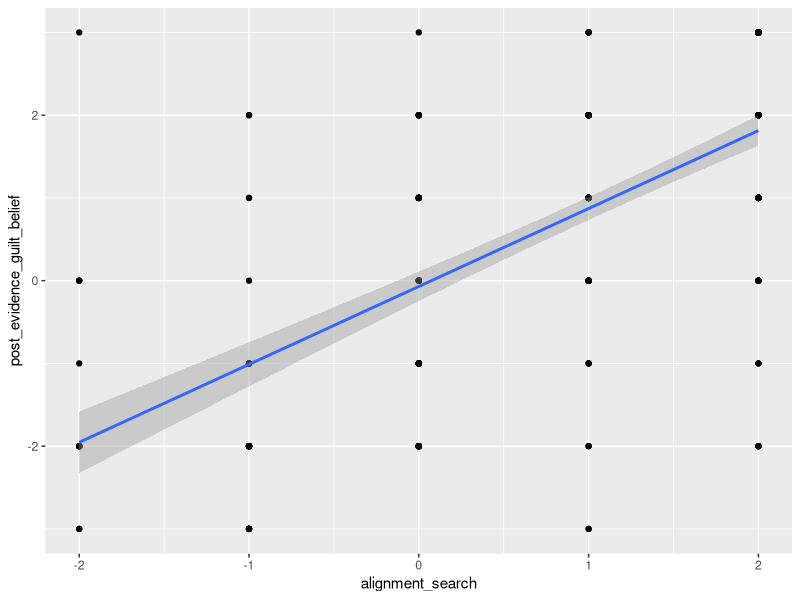
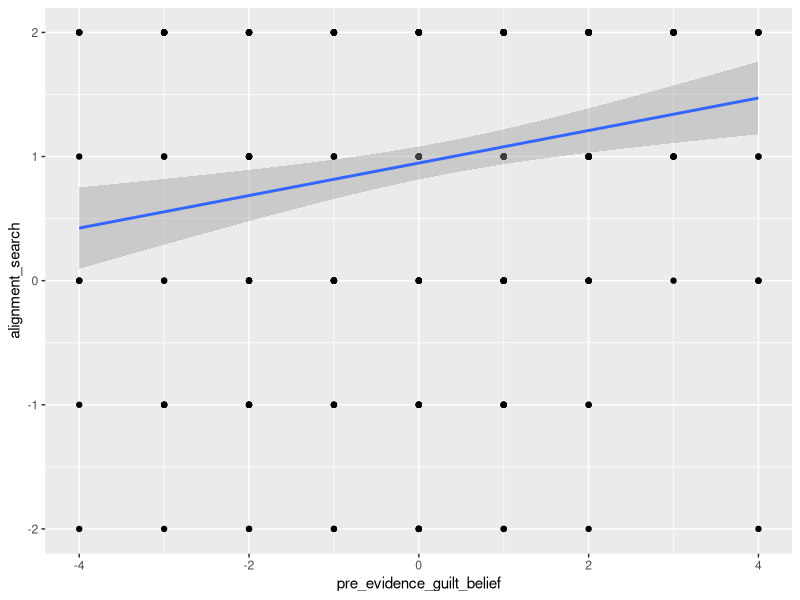
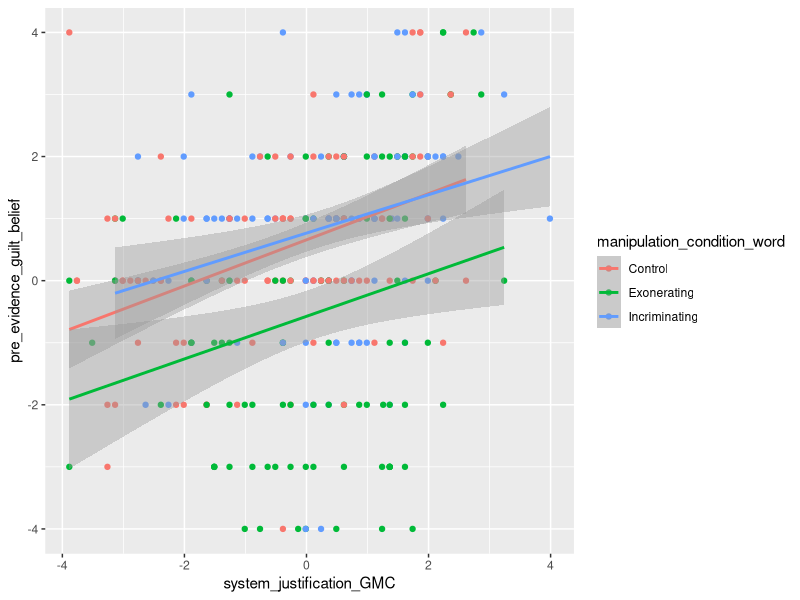

These figures' R source, in order: (Note: this script raises an error after producing the figures.)
## ---- chunk 1
library(dplyr)
library(tidyverse)
library(magrittr)
library(lavaan)

df_study1 <- read.csv("pilot1_cleaned.csv")
df_study2 <- read.csv("pilot2_cleaned.csv")

df_study2_filtered <- df_study2 %>% dplyr::filter(manipulation_condition_word!="Control")
## ---- chunk 2
#which study are we looking at?
df <- df_study2
## ---- chunk 3
#path c: total effect (don't report this directly - just a quick decontextualized way to isolate the path)
model_total <- lm(post_evidence_guilt_belief ~ 
             manipulation_condition + system_justification_GMC, 
           df)

summary(model_total)
confint(model_total)
df.residual(model_total)
## ---- chunk 4
#path b2 (don't report this directly - just a quick decontextualized way to isolate the path)
model <- lm(post_evidence_guilt_belief ~ 
              alignment_search + 
              alignment_search:manipulation_condition +
              pre_evidence_guilt_belief +
              system_justification_GMC + manipulation_condition
              , df)

summary(model)
confint(model)
df.residual(model)

ggplot(df, 
       aes(x = alignment_search, y = post_evidence_guilt_belief)) +
  geom_point() + 
  geom_smooth(method = "lm")
## ---- chunk 5
#path b1 (don't report this directly - just a quick decontextualized way to isolate the path)
model <- lm(alignment_search ~ pre_evidence_guilt_belief + 
              pre_evidence_guilt_belief:manipulation_condition, df)

summary(model)
confint(model)
df.residual(model)

ggplot(df, 
       aes(x = pre_evidence_guilt_belief, y = alignment_search)) +
  geom_point() + 
  geom_smooth(method = "lm")
## ---- chunk 6
#path a (don't report this directly except aic/bic - just a quick decontextualized way to isolate the path)
model1 <- lm(pre_evidence_guilt_belief ~ 
             manipulation_condition * system_justification_GMC + 
             right_wing_authoritarianism_GMC + 
             #need_for_cognition_GMC + #comment out for df_study2
             social_dominance_orientation_GMC + 
             political_orientation, 
           df)

summary(model1)
confint(model1)
df.residual(model1)

ggplot(df, 
       aes(x = system_justification_GMC, y = pre_evidence_guilt_belief, color = manipulation_condition_word)) +
  geom_point() + 
  geom_smooth(method = "lm")
## ---- chunk 7
#plot for manuscript: pilot study 1

df$system_justification_uncentered = df$system_justification_GMC + 3.875988
  
ggplot(
  df,
  aes(
    x = system_justification_uncentered,
    y = pre_evidence_guilt_belief,
    fill = manipulation_condition_word
  )
) +
  geom_jitter(
    height = .1,
    shape = 21,
    size = 3,
    color = "black",
    alpha = .9
  ) +
  geom_smooth(
    aes(linetype = manipulation_condition_word),
    method = "lm",
    color = "black",
    size = 1, #change to 2 for thicker lines
    se = FALSE
  ) +
  scale_fill_manual(
    values = c("grey20", "grey70")
  ) +
  theme_bw()
## ---- chunk 8
#plot for manuscript: pilot study 2

df$system_justification_uncentered = df$system_justification_GMC + 4.894096

ggplot(
  df,
  aes(
    x = system_justification_uncentered,
    y = pre_evidence_guilt_belief,
    fill = manipulation_condition_word
  )
) +
  geom_jitter(
    height = .1,
    shape = 21,
    size = 3,
    color = "black",
    alpha = .9
  ) +
  geom_smooth(
    aes(linetype = manipulation_condition_word),
    method = "lm",
    color = "black",
    size = 1, #change to 2 for thicker lines
    se = FALSE
  ) +
  scale_fill_manual(
    values = c("white", "grey60", "grey20")
  ) +
  scale_linetype_manual(
    values = c("dotted", "dashed", "solid")
  ) +
  theme_bw()
## ---- chunk 9
model2 <- lm(pre_evidence_guilt_belief ~ 
             manipulation_condition * 
             (system_justification_GMC + 
             right_wing_authoritarianism_GMC + 
             #need_for_cognition_GMC + #comment out for df_study2
             social_dominance_orientation_GMC) + 
             political_orientation, 
           df)

summary(model2)
confint(model2)
df.residual(model2)

AIC(model1, model2)
BIC(model1, model2)

#model1 breakdown for study 2
df$manipulation_condition_f <- as.factor(df$manipulation_condition)
df$manipulation_condition_f <- relevel(df$manipulation_condition_f, ref = "-0.5") # "-0.5" ; "0" ; "0.5"

model1 <- lm(pre_evidence_guilt_belief ~ 
             manipulation_condition_f * system_justification_GMC + 
             right_wing_authoritarianism_GMC + 
             #need_for_cognition_GMC + #always commented out as this model is only for df_study2
             social_dominance_orientation_GMC + 
             political_orientation, 
           df)

summary(model1)
confint(model1)
df.residual(model1)

## ---- chunk 10
#full model: study 1
set.seed(18936)

#X1: manipulation_condition
#X2: system_justification_GMC

#M1: pre_evidence_guilt_belief

#M2: alignment_search

#Y1: post_evidence_similarity
#Y2: post_evidence_match (STUDY 1 ONLY)
#Y3: post_evidence_guilt_belief (STUDY 1 ONLY)

#covar1: right_wing_authoritarianism_GMC
#covar2: social_dominance_orientation_GMC
#covar3: political_orientation
#covar4: need_for_cognition_GMC (STUDY 1 ONLY)

model <- '
  # --- Regressions ---
  pre_evidence_guilt_belief ~ a1*manipulation_condition + a2*system_justification_GMC +
                              right_wing_authoritarianism_GMC + social_dominance_orientation_GMC +
                              political_orientation + need_for_cognition_GMC +
                              manipulation_condition:system_justification_GMC

  alignment_search ~ b*pre_evidence_guilt_belief +
                     manipulation_condition:pre_evidence_guilt_belief

  post_evidence_similarity ~ c1*alignment_search + d1*pre_evidence_guilt_belief +
                              alignment_search:manipulation_condition +
                              eprime1*manipulation_condition + fprime1*system_justification_GMC

  post_evidence_match ~ c2*alignment_search + d2*pre_evidence_guilt_belief +
                              alignment_search:manipulation_condition +
                              eprime2*manipulation_condition + fprime2*system_justification_GMC

  post_evidence_guilt_belief ~ c3*alignment_search + d3*pre_evidence_guilt_belief +
                              alignment_search:manipulation_condition +
                              eprime3*manipulation_condition + fprime3*system_justification_GMC

  # --- Covariate correlations ---
  system_justification_GMC ~~ right_wing_authoritarianism_GMC + social_dominance_orientation_GMC +
                              political_orientation + need_for_cognition_GMC
  right_wing_authoritarianism_GMC ~~ social_dominance_orientation_GMC + political_orientation +
                              need_for_cognition_GMC
  social_dominance_orientation_GMC ~~ political_orientation + need_for_cognition_GMC
  political_orientation ~~ need_for_cognition_GMC

  # --- Indirect effects ---
  ind_X1_Y1 := a1 * b * c1
  ind_X1_Y2 := a1 * b * c2
  ind_X1_Y3 := a1 * b * c3
  ind_X2_Y1 := a2 * b * c1
  ind_X2_Y2 := a2 * b * c2
  ind_X2_Y3 := a2 * b * c3
'


## ---- chunk 11
#full model: study 2
set.seed(63440)

#X1: manipulation_condition
#X2: system_justification_GMC

#M1: pre_evidence_guilt_belief

#M2: alignment_search

#Y1: post_evidence_similarity

#covar1: right_wing_authoritarianism_GMC
#covar2: social_dominance_orientation_GMC
#covar3: political_orientation

df$manipulation_condition_f <- relevel(df$manipulation_condition_f, ref = "0")

model <- '
  # --- Regressions ---
  pre_evidence_guilt_belief ~ a1*manipulation_condition + a2*system_justification_GMC +
                              right_wing_authoritarianism_GMC + 
                              social_dominance_orientation_GMC +
                              political_orientation +
                              manipulation_condition:system_justification_GMC

  alignment_search ~ b*pre_evidence_guilt_belief +
                     manipulation_condition:pre_evidence_guilt_belief

  post_evidence_guilt_belief ~ c*alignment_search + d*pre_evidence_guilt_belief +
                      alignment_search:manipulation_condition  +
                      eprime1*manipulation_condition + fprime1*system_justification_GMC

  # --- Covariate correlations ---
  system_justification_GMC ~~ right_wing_authoritarianism_GMC + 
                              social_dominance_orientation_GMC +
                              political_orientation
  right_wing_authoritarianism_GMC ~~ social_dominance_orientation_GMC + 
                              political_orientation
  social_dominance_orientation_GMC ~~ political_orientation

  # --- Indirect effects ---
  ind_X1_Y := a1 * b * c
  ind_X2_Y := a2 * b * c
'

## ---- chunk 12
fit <- sem(model, data = df, se = "bootstrap", bootstrap = 10000)
summary(fit, standardized = TRUE, rsquare = TRUE, ci = TRUE) #ci = TRUE if you want confidence intervals
## ---- chunk 13
#study 1: PROCESS
process(data = df_study1,
        y = "post_evidence_guilt_belief", #"post_evidence_similarity" ; "post_evidence_match" ; "post_evidence_guilt_belief"
        x = "system_justification_GMC",
        m = c("pre_evidence_guilt_belief", "alignment_search"),
        cov = c("manipulation_condition",
                "right_wing_authoritarianism_GMC",
                "social_dominance_orientation_GMC",
                "need_for_cognition_GMC",
                "political_orientation"),
        boot = 10000,
        model = 6)
## ---- chunk 14
#study 2: PROCESS
process(data = df_study2,
        y = "post_evidence_guilt_belief",
        x = "system_justification_GMC",
        m = c("pre_evidence_guilt_belief", "alignment_search"),
        cov = c("manipulation_condition",
                "right_wing_authoritarianism_GMC",
                "social_dominance_orientation_GMC",
                "political_orientation"),
        boot = 10000,
        model = 6)
## ---- chunk 15
df <- df_study2

#main effect of interest
ggplot(df, aes(x = alignment_search, y = post_evidence_guilt_belief)) +
  geom_point(alpha = 0.5) +  
  geom_smooth(method = "lm", se = TRUE, alpha = 0.1)

summary(lm(post_evidence_guilt_belief ~ alignment_search, df))

beta1 <- coef(lm(post_evidence_guilt_belief ~ alignment_search, df))[2]
beta0 <- coef(lm(post_evidence_guilt_belief ~ alignment_search, df))[1]
residual_se <- summary(lm(post_evidence_guilt_belief ~ alignment_search, df))$sigma


#FORMULA: y = mx+b + error
#y: post_evidence_guilt_belief
#x: alignment_search
#beta1 (slope): 0.942 (m)
#beta0 (intercept): -0.070 (b)
#residual standard error: 1.250
## ---- chunk 16
#start by making a reasonable distribution for your predictor (alignment_search) -- feed this into x
#now treated as experimentally manipulated

simulated_data <- data.frame(
  alignment_search = runif(n = 100, min = -2, max = 2)
)

#now calculate y
simulated_data <- simulated_data |> 
  dplyr::mutate(
    post_evidence_guilt_belief = 
      0.942 * alignment_search + 
      rnorm(n = 100, mean = 0, sd = 1.250)
  ) |>
  dplyr::mutate(
    post_evidence_guilt_belief = 
      pmax(pmin(post_evidence_guilt_belief, 3), -3)
  )

#plot and run lm to see what your simulated data looks like
ggplot(simulated_data, aes(x = alignment_search, y = post_evidence_guilt_belief)) +
  geom_point(alpha = 0.5) +  
  geom_smooth(method = "lm", se = TRUE, alpha = 0.1)

summary(lm(post_evidence_guilt_belief ~ alignment_search, simulated_data))
## ---- chunk 17
#doing the same thing again but making a function this time
simulate_dataset <- function(x_mean, x_sd, n, beta1, beta0, residual_se){
  
  simulated_data <- data.frame(
    x = runif(n = n, min = -2, max = 2)
    )
  
  simulated_data <- simulated_data |> 
    dplyr::mutate(
      y = beta1 * x + rnorm(n = n, mean = 0, sd = residual_se)
      ) |>
    dplyr::mutate(
      y = pmax(pmin(y, 3), -3)
    )
  
  return(simulated_data)

}
## ---- chunk 18
#running the function with nearly no hard-coding (except n)
simulated_data <- simulate_dataset(mean(df$alignment_search), 
                 sd(df$alignment_search), 
                 100, 
                 coef(lm(post_evidence_guilt_belief ~ alignment_search, df))[2],
                 coef(lm(post_evidence_guilt_belief ~ alignment_search, df))[1],
                 summary(lm(post_evidence_guilt_belief ~ alignment_search, df))$sigma)

#plot and run lm to see what your simulated data looks like
ggplot(simulated_data, aes(x = x, y = y)) +
  geom_point(alpha = 0.5) +  
  geom_smooth(method = "lm", se = TRUE, alpha = 0.1)

summary(lm(y ~ x, simulated_data))
## ---- chunk 19
#loop over simulate_dataset() for many simulations

simulate_power <- function(n_sims, x_mean, x_sd, n, beta1, beta0, residual_se){
  
  #create a df to hold sim results
  coef_power <- data.frame(
    sig_betaO = rep(NA, n_sims),
    sig_beta1 = rep(NA, n_sims) #this is the important value
  )
  
  #loop many sims and fill df
  for(dataset_i in 1:n_sims){
    simulated_data <- simulate_dataset(x_mean, x_sd, n, beta1, beta0, residual_se)
    
    model <- tidy(lm(y~x, data=simulated_data))
    
    coef_power$sig_betaO[dataset_i] <- model$p.value[1] < .05 #b
    coef_power$sig_beta1[dataset_i] <- model$p.value[2] < .05 #m
  }
  
  #aggregate
  coef_power <- summarize(coef_power,
                          beta0_power = mean(sig_betaO),
                          beta1_power = mean(sig_beta1)
                          )
  
  return(coef_power)
  
}
## ---- chunk 20
#running the function with nearly no hard-coding (except n_sims and n)
beta_planned <- (coef(lm(post_evidence_guilt_belief ~ alignment_search, df))[2]) * .25 #assume slope 1/4 as angular

simulated_power <- simulate_power(1000,
                                  mean(df$alignment_search),
                                  sd(df$alignment_search),
                                  275, #turn up sample size to watch power go up
                                  beta_planned,
                                  coef(lm(post_evidence_guilt_belief ~ alignment_search, df))[1],
                                  summary(lm(post_evidence_guilt_belief ~ alignment_search, df))$sigma)

simulated_power
#beta1 (m) power is more interesting to us: power for the slope
## ---- chunk 21
cor.test(df$alignment_search, df$post_evidence_guilt_belief) #.67

pwr.r.test(
  n = NULL,
  r = .67/4,
  sig.level = 0.05,
  power = 0.8,
  alternative = "two.sided"
)
